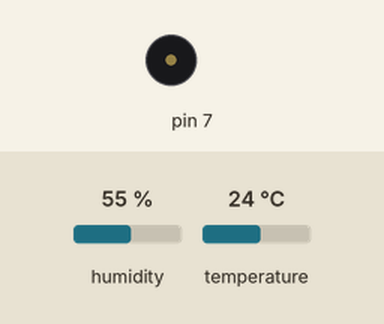
A sketch run on a simulated Arduino Uno, built for the host (arithmetic inside an expression is 32-bit, double 64-bit). Shown: buzzer (waves = sounding). Inputs (shaded band) come from the test bench; at power-on: temperature 24 °C, humidity 55 %. WiFi joins after 1.5 s; servers stay silent unless stated; storage starts empty; what the sketch prints to the serial monitor is not drawn.

Above: at 1.2 s.
1.3 s: temperature set to 27 °C
At 3.2 s:
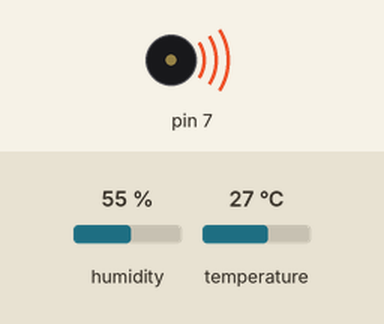
3.6 s: temperature set to 12 °C
11.2 s: temperature set to 28 °C
12.7 s: temperature set to 19 °C
Timing chart, 0 to 15.7 s (numbered marks = the images above; inputs shaded):
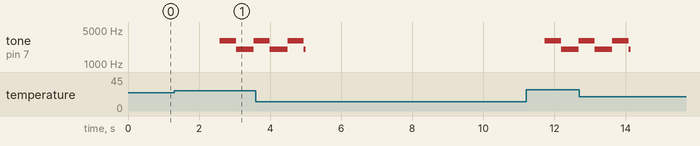

Measured:
- the behaviour switches between 25 and 26 °C on temperature (found by bisection; images 0 and 1)
- after the input at 1.3 s, tone on pin 7: silent → 2999 Hz after 1.3 s, → 2017 Hz 0.46 s later, → 2999 Hz 0.50 s later
- after the input at 11.2 s, tone on pin 7: silent → 2999 Hz after 0.53 s, → 2017 Hz 0.46 s later, → 2999 Hz 0.50 s later

The sketch:

Serv_IFC-CAS_v2.ino
```cpp
#include <SPI.h>
#include <Ethernet.h>
#include <DHT.h>
#include <SD.h>
#include <Adafruit_Sensor.h>

byte mac[] = {0xDE, 0xAD, 0xBE, 0xEF, 0xFE, 0xED};
String view="";
float vet[61];

IPAddress ip(10, 0, 200, 219);
IPAddress gateway(10, 0, 0, 1);
IPAddress subnet(255, 255, 0, 0);
DHT dht(A1, DHT11);
EthernetServer server(80);

void setup()
{
  pinMode(7, OUTPUT);
  Ethernet.begin(mac, ip, gateway, subnet);
  Serial.begin(9600);
  dht.begin();
  server.begin();
  CartaoSD();

  for (int i = 0; i < 61; i++)
  {
    vet[i] = 0;
  }
}

void loop()
{
  Serial.println("GoGoGo");
  File pagWeb;
  float t = dht.readTemperature();
  float h = dht.readHumidity();

  View("document.write('Temperatura: ", "ºC ", t, vet[0]);
  float h0=View(" Umidade: ", "%", h, h0);
  view=view+"');";
  Serial.println(view);
  Vetor(t);
  Dados(pagWeb);

  if (t > 25)
  {
    sirene(1);
  }
  else
  {
    sirene(0);
  }

  EthernetClient client = server.available();
  if (client)
  {
    Serial.println("new client");
    boolean currentLineIsBlank = true;
    while (client.connected())
    {
      if (client.available())
      {
        char c = client.read();
        Serial.write(c);
        if (c == 'n' && currentLineIsBlank)
        {
          client.println("HTTP/1.1 200 OK");
          client.println("Content-Type: text/html");
          client.println("Connection: close");
          client.println("Refresh: 15");
          client.println();
          JavaSript(pagWeb);
          pagWeb = SD.open("Index.htm");
          pagWeb.close();
          break;
        }
        if (c == 'n')
        {
          currentLineIsBlank = true;
        }
        else if (c != 'r')
        {
          currentLineIsBlank = false;
        }
      }
    }
    delay(50);
    client.stop();
  }
  Serial.println("Saiu do loop");
}

float View(String sensor, String y, float x, float x0)
{
  Serial.println("Entrou View");
  view=sensor;
  view=view+x;
  view=view+y;
  if (x > x0)
  {
    view=view+"&#9650;<br>";
  }
  if (x < x0)
  {
    view=view+"&#9660;<br>";
  }
  if (x == x0)
  {
    view=view+" &#9654;</br>";
  }
  return x;
}

void JavaSript(File myFile)
{
  Serial.println("Entrou no JS");
  SD.remove("js.js");
  myFile = SD.open("js.js", FILE_WRITE);
  if (myFile)
  {
    myFile.println(view);
  }
  myFile.close();
}

void sirene(int x)
{
  float seno;
  int frequencia;

  if (x == 1)
  {
    for (int x = 0; x < 180; x++)
    {
      seno = (sin(x * 3.1416 / 180));
      frequencia = 2000 + (int(seno * 1000));
      tone(7, frequencia);
      delay(5);
    }
  }
  else
  {
    noTone(7);
  }
}

void Vetor(float x)
{
  Serial.println("Entrou no vetor");
  for (int i = 60; i > 0; i--)
  {
    vet[i] = vet[i - 1];
  }
  vet[0] = x;
}

void CartaoSD()
{
  Serial.println("Entrou no SD");
  if (!SD.begin(4))
  {
    Serial.println("ERROR-SD Card!");
  }
  else
  {
    Serial.println("SUCCESS-SD.");
    if (!SD.exists("Index.htm"))
    {
      Serial.println("ERROR- Index.htm");
    }
    else
    {
      Serial.println("SUCCESS");
    }
  }
}

void Dados(File myFile)
{
  SD.remove("dados.txt");
  myFile = SD.open("dados.txt", FILE_WRITE);

  String str;
  str="dat1=[";
  for(int i=0; i<60; i++)
  {
    str= str + vet[i];
    str= str + ", ";
  }
  str= str + vet[60];
  str= str + "];";

  if (myFile)
  {
    myFile.println(str);
  }
  myFile.close();
}
```
